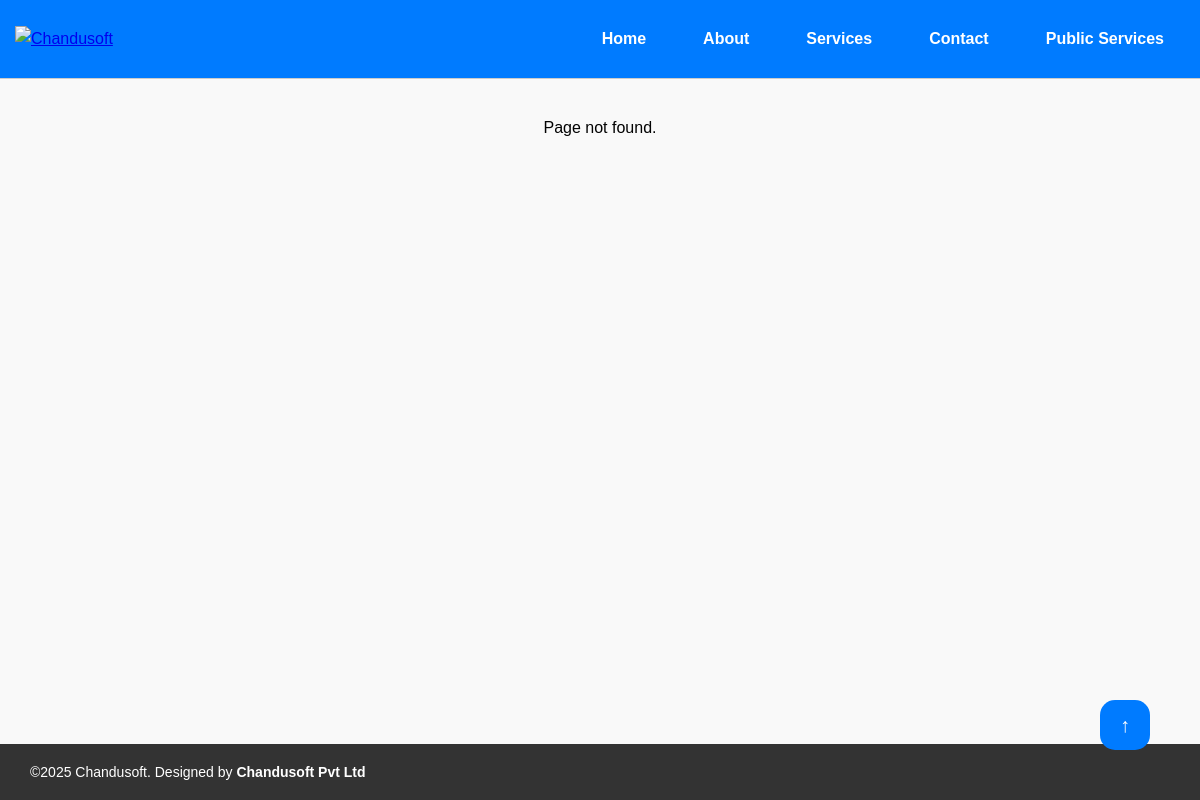
/aboutus, run on an earlier commit of the app's database.
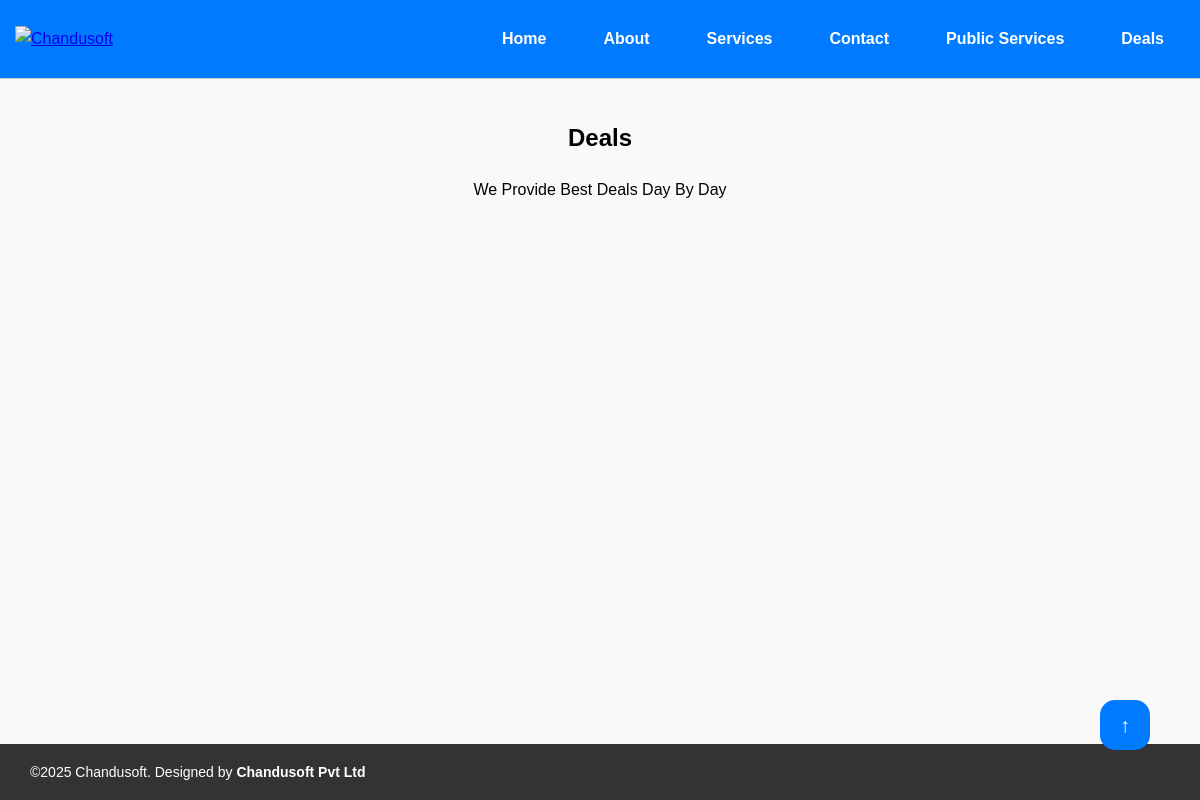
And on a later commit of the database.
### tables this page shows
CREATE TABLE `pages` (
  `id` int NOT NULL AUTO_INCREMENT,
  `title` varchar(255) NOT NULL,
  `slug` varchar(255) NOT NULL,
  `status` enum('draft','published','archived') DEFAULT 'draft',
  `updated_at` datetime DEFAULT CURRENT_TIMESTAMP ON UPDATE CURRENT_TIMESTAMP,
  `content_html` text,
  PRIMARY KEY (`id`),
  UNIQUE KEY `slug` (`slug`)
);

### app/functions.php (called while the page is built, shortened)
<?php
require_once __DIR__ . '/config.php';
function get_setting($key) {
    global $pdo;
    try {
        $stmt = $pdo->prepare("SELECT value FROM site_settings WHERE `key` = ?");
        $stmt->execute([$key]);
        return $stmt->fetchColumn() ?: '';
    } catch (PDOException $e) {
        error_log("Error fetching setting '$key': " . $e->getMessage());
        return '';
    }
}
?>

### index.php (the view, shortened to what this page needs)
<?php
require_once __DIR__ . '/app/config.php';
require_once __DIR__ . '/app/functions.php';
?>
<!DOCTYPE html>
<html lang="en">
<head>
    <link rel="stylesheet" href="styles.css">
    <link rel="stylesheet" href="styles.css">
</head>
<body>
    <?php include __DIR__ . '/admin/header.php'; ?>
    <main>
        <?php
        if (isset($_GET['page'])) {
            $slug = $_GET['page'];
            $stmt = $pdo->prepare("SELECT title, content_html FROM pages WHERE slug = ? AND status = 'published'");
            $stmt->execute([$slug]);
            $page = $stmt->fetch();
            if ($page) {
                echo "<section class='page-content'>";
                echo "<h1>" . htmlspecialchars($page['title']) . "</h1>";
                echo "<div class='content'>" . (!empty($page['content_html']) ? $page['content_html'] : '<p>No content available.</p>') . "</div>";
                echo "</section>";
            } else {
                echo "<section class='error'><p>Page not found.</p></section>";
            }
        }
        ?>
    </main>
   <?php include __DIR__ . '/admin/footer.php'; ?>
    <button id="back-to-top" title="Back to Top">↑</button>
</body>
</html>

### admin/header.php (shortened to what this page needs)
<?php
require_once __DIR__ . '/../app/config.php';
require_once __DIR__ . '/../app/functions.php';
$siteName = get_setting('site_name') ?: 'Chandusoft';
$logoPath = get_setting('logo_path') ?: 'images/logo.jpg';
if ($logoPath) {
    if (strpos($logoPath, 'uploads/') === 0) {
        $logoPath = 'http://' . $_SERVER['HTTP_HOST'] . '/' . $logoPath;
    }
}
?>
<header>
    <div class="logo">
        <a href="index.php">
            <img src="<?php echo htmlspecialchars($logoPath); ?>"
                 alt="<?php echo htmlspecialchars($siteName); ?>"
                 title="<?php echo htmlspecialchars($siteName); ?>"
                 width="150" height="auto" style="vertical-align:middle; max-height: 80px;">
        </a>
    </div>
    <nav>
        <a href="index.php"><b>Home</b></a>
        <a href="about.php"><b>About</b></a>
        <a href="services.php"><b>Services</b></a>
        <a href="contact.php"><b>Contact</b></a>
        <?php
        try {
            $navStmt = $pdo->query("SELECT title, slug FROM pages WHERE status = 'published'");
            foreach ($navStmt->fetchAll(PDO::FETCH_ASSOC) as $p) {
echo '<a href="/' . htmlspecialchars($p['slug']) . '">' . htmlspecialchars($p['title']) . '</a>';
            }
        } catch (PDOException $e) {
            echo "";
        }
        ?>
    </nav>
</header>

What changed in the data, as far as the page shows it:
now on this page (row edited): pages: title "Deals", content_html "We Provide Best Deals Day By Day"
Also different on the page:
text no longer shown: "Page not found."
